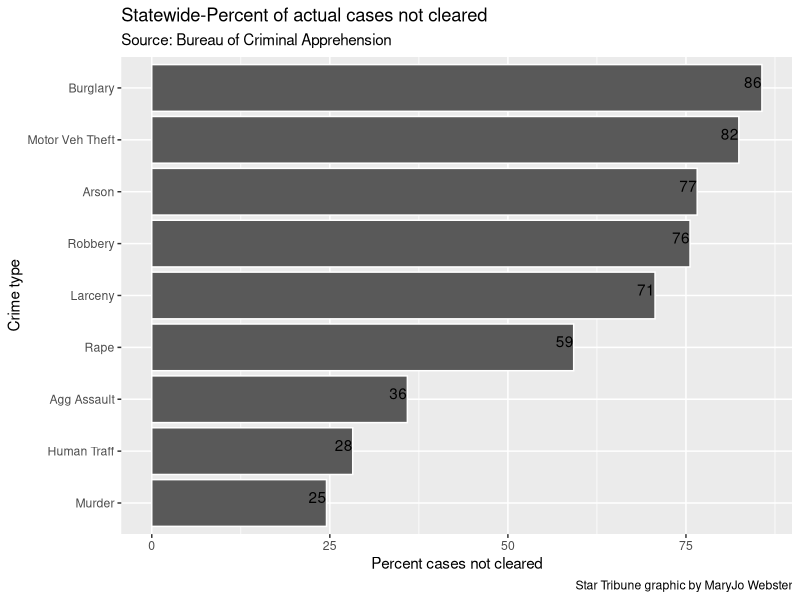
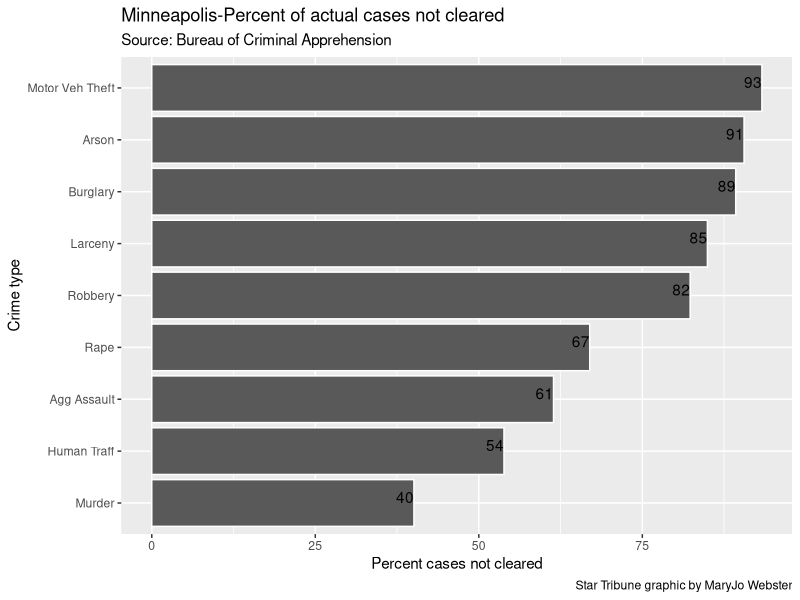
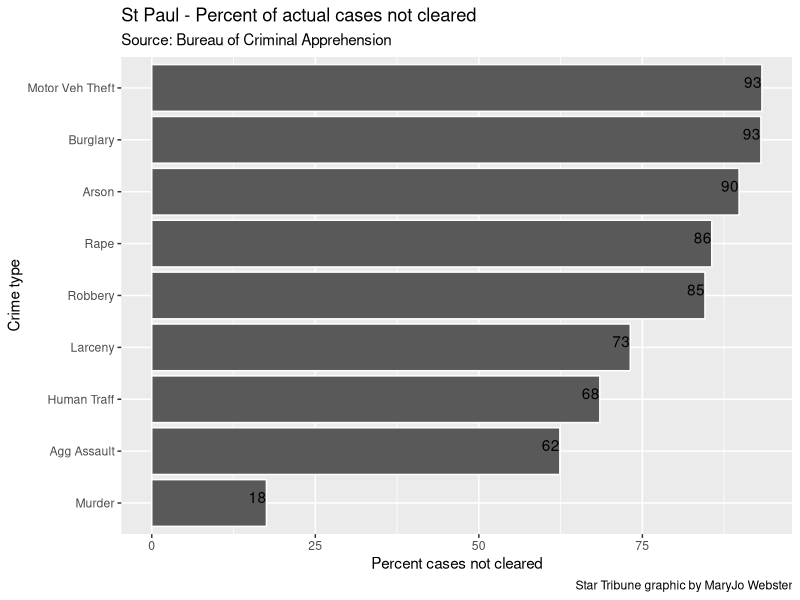

Here is the R script that generated these plots, in order:
## ---- chunk 1

#Data Source: MInnesota Bureau of Criminal Apprehension
#Requested summary data on all "major crimes" reported by each MN law enforcement agency
#timeframe: 2010 to 2016
#this data was requested at the start of the Denied Justice work; 2017 wasn't yet available
#Crimes included: murder, rape, robbery, aggrevated assault, human trafficking, burglary, larceny, motor vehicle theft and arson
#For each crime, data shows: number of incidents reported, number deemed unfounded, "actual" (total reported minus unfounded) and the number cleared
#Cleared cases could be from any year; they are listed in the year they are cleared



# load required packages
library(readr)
library(dplyr)
library(ggplot2)
library(lubridate)

#load data
bca_original <- read_csv("./data/BCA_majorcrimes.csv")

#check that we have all the years we wanted
bca_original %>%
  group_by(ReportingYear)%>%
  summarise(count= n())
## ---- chunk 2
#populate the "report fields" -- report= actual+unfounded
bca_original <- bca_original %>%
  select(1:31)%>%
  mutate(Reported_Murder=Unf_Murder+Actual_Murder)%>%
   mutate(Reported_Rape=Unf_Rape+Actual_Rape)%>%
   mutate(Reported_Robbery=Unf_Robbery+Actual_Robbery)%>%
   mutate(Reported_AggAssault=Unf_AggAssault+Actual_AggAssault)%>%
   mutate(Reported_HumanTraff=Unf_HumanTraff+Actual_HumanTraff)%>%
   mutate(Reported_Burglary=Unf_Burglary+Actual_Burglary)%>%
  mutate(Reported_Larceny=Unf_Larceny+Actual_Larceny)%>%
   mutate(Reported_MotorVehTheft=Unf_MotorVehTheft+Actual_MotorVehTheft)%>%
   mutate(Reported_Arson=Unf_Arson+Actual_Arson)

## ---- chunk 3



#split out each crime into separate dataframes; including the first four columns for each
#rename columns in each
murder <- select(bca_original, 1:4, 5, 14,23,32)%>% mutate(crimetype="Murder")

names(murder)[names(murder)=="Unf_Murder"] <- "unfounded"
names(murder)[names(murder)=="Actual_Murder"] <- "actual"
names(murder)[names(murder)=="Cleared_Murder"] <- "cleared"
names(murder)[names(murder)=="Reported_Murder"] <- "reported"



rape <- select(bca_original, 1:4, 6,15,24,33)%>% mutate(crimetype="Rape")

names(rape)[names(rape)=="Unf_Rape"] <- "unfounded"
names(rape)[names(rape)=="Actual_Rape"] <- "actual"
names(rape)[names(rape)=="Cleared_Rape"] <- "cleared"
names(rape)[names(rape)=="Reported_Rape"] <- "reported"


robbery <- select(bca_original, 1:4, 7,16,25,34)%>% mutate(crimetype="Robbery")

names(robbery)[names(robbery)=="Unf_Robbery"] <- "unfounded"
names(robbery)[names(robbery)=="Actual_Robbery"] <- "actual"
names(robbery)[names(robbery)=="Cleared_Robbery"] <- "cleared"
names(robbery)[names(robbery)=="Reported_Robbery"] <- "reported"


aggassault <- select(bca_original, 1:4, 8,17,26,35)%>% mutate(crimetype="Agg Assault")


names(aggassault)[names(aggassault)=="Unf_AggAssault"] <- "unfounded"
names(aggassault)[names(aggassault)=="Actual_AggAssault"] <- "actual"
names(aggassault)[names(aggassault)=="Cleared_AggAssault"] <- "cleared"
names(aggassault)[names(aggassault)=="Reported_AggAssault"] <- "reported"


humantraff <- select(bca_original, 1:4, 9,18,27,36)%>% mutate(crimetype="Human Traff")

names(humantraff)[names(humantraff)=="Unf_HumanTraff"] <- "unfounded"
names(humantraff)[names(humantraff)=="Actual_HumanTraff"] <- "actual"
names(humantraff)[names(humantraff)=="Cleared_HumanTraff"] <- "cleared"
names(humantraff)[names(humantraff)=="Reported_HumanTraff"] <- "reported"


burglary <- select(bca_original, 1:4, 10,19,28,37)%>% mutate(crimetype="Burglary")

names(burglary)[names(burglary)=="Unf_Burglary"] <- "unfounded"
names(burglary)[names(burglary)=="Actual_Burglary"] <- "actual"
names(burglary)[names(burglary)=="Cleared_Burglary"] <- "cleared"
names(burglary)[names(burglary)=="Reported_Burglary"] <- "reported"


larceny <- select(bca_original, 1:4, 11,20,29,38)%>% mutate(crimetype="Larceny")

names(larceny)[names(larceny)=="Unf_Larceny"] <- "unfounded"
names(larceny)[names(larceny)=="Actual_Larceny"] <- "actual"
names(larceny)[names(larceny)=="Cleared_Larceny"] <- "cleared"
names(larceny)[names(larceny)=="Reported_Larceny"] <- "reported"


motorvehtheft <- select(bca_original, 1:4, 12,21,30,39)%>% mutate(crimetype="Motor Veh Theft")

names(motorvehtheft)[names(motorvehtheft)=="Unf_MotorVehTheft"] <- "unfounded"
names(motorvehtheft)[names(motorvehtheft)=="Actual_MotorVehTheft"] <- "actual"
names(motorvehtheft)[names(motorvehtheft)=="Cleared_MotorVehTheft"] <- "cleared"
names(motorvehtheft)[names(motorvehtheft)=="Reported_MotorVehTheft"] <- "reported"


arson <- select(bca_original, 1:4, 13,22,31,40)%>% mutate(crimetype="Arson")

names(arson)[names(arson)=="Unf_Arson"] <- "unfounded"
names(arson)[names(arson)=="Actual_Arson"] <- "actual"
names(arson)[names(arson)=="Cleared_Arson"] <- "cleared"
names(arson)[names(arson)=="Reported_Arson"] <- "reported"


#merge rows together 

crimes <- rbind(murder,rape, robbery, motorvehtheft, larceny, humantraff, burglary, arson, aggassault)



#collapse years 
crimes_allyrs <- crimes %>% group_by(AgencyORI, AgencyLongName, CountyName, crimetype)%>%
  summarise(unf=sum(unfounded), act=sum(actual), clear=sum(cleared), report=sum(reported))

#remove uneeded data frames from environment
rm(murder)
rm(rape)
rm(robbery)
rm(aggassault)
rm(humantraff)
rm(larceny)
rm(motorvehtheft)
rm(arson)
rm(burglary)




## ---- chunk 4
#calculate clearance rate -- cleared/actual
#caclulate nothing_count - number of reports where it wasn't cleared (includes unfoundeds)
#calculate nothing_rate - percent of reports where it was deemed unfounded or it wasn't cleared
#notclear_rate is the opposite of clearance rate - how many cases were not cleared (doesn't count unfoundeds)
crimes_allyrs <- crimes_allyrs %>% mutate(clear_rate = (clear/act)*100)%>%
  mutate(nothing_count = report-clear)%>%
  mutate(nothing_rate = (nothing_count/report)*100)%>%
  mutate(notcleared = act-clear) %>%
  mutate(notclear_rate =((act-clear)/act)*100) #ignores unfoundeds

#agencies with 50 or more rapes over all the years, sorted by their not cleared rate
crimes_allyrs %>% 
  filter(crimetype=="Rape", report>=50)%>%
  select(AgencyLongName, report, unf, notclear_rate,nothing_rate)%>% 
  arrange(desc(notclear_rate))
## ---- chunk 5
#get a statewide summary for each crime type

statewide <- crimes_allyrs %>%
  group_by(crimetype)%>%
  summarise(unf_a=sum(unf), act_a=sum(act), clear_a=sum(clear), report_a=sum(report), notclear= sum(notcleared))%>%
  mutate(notclearrt = (notclear/act_a)*100)%>%
  arrange(desc(notclearrt))

print(statewide)
## ---- chunk 6

#set the order of the bars (the crime types) based on the value field
statewide$crimetype <- factor(statewide$crimetype, levels = statewide$crimetype[order(statewide$notclearrt)])

#create a chart showing statewide "not cleared" rates for each crime type (all years)
state_chart1 <- ggplot(statewide, aes(x=crimetype, y=notclearrt))+
  geom_bar(stat = "identity", color = "white") +
  coord_flip() +
  geom_text(
    aes(label = round(notclearrt,0), hjust=1),
    position = "identity",
    vjust = 0)+
  labs(title = "Statewide-Percent of actual cases not cleared", 
       subtitle = "Source: Bureau of Criminal Apprehension",
       caption = "Star Tribune graphic by MaryJo Webster",
       x="Crime type",
       y="Percent cases not cleared")
  
plot(state_chart1) 
## ---- chunk 7
#minneapolis- not cleared rates for each crime type (across all years)

crimes_allyrs %>%
  filter(AgencyLongName=="Minneapolis Police Dept")%>%
  select(crimetype, notclear_rate, nothing_rate)%>%
  arrange(desc(nothing_rate))
## ---- chunk 8
mpls_chart_data <- crimes_allyrs %>%
  filter(AgencyLongName=="Minneapolis Police Dept")%>%
  select(crimetype, notclear_rate, nothing_rate)%>%
  arrange(desc(nothing_rate))

#set the order of the bars (the crime types) based on the value field
mpls_chart_data$crimetype <- factor(mpls_chart_data$crimetype, levels = mpls_chart_data$crimetype[order(mpls_chart_data$notclear_rate)])

#create a chart for Minneapolis
mpls_chart1 <- ggplot(mpls_chart_data, aes(x=crimetype, y=notclear_rate))+
  geom_bar(stat = "identity", color = "white") +
  coord_flip() +
  geom_text(
    aes(label = round(notclear_rate,0), hjust=1),
    position = "identity",
    vjust = 0)+
  labs(title = "Minneapolis-Percent of actual cases not cleared", 
       subtitle = "Source: Bureau of Criminal Apprehension",
       caption = "Star Tribune graphic by MaryJo Webster",
       x="Crime type",
       y="Percent cases not cleared")
  
plot(mpls_chart1) 
## ---- chunk 9

#st paul
crimes_allyrs %>%
  filter(AgencyLongName=="St Paul Police Dept")%>%
  select(crimetype, notclear_rate, nothing_rate)%>%
  arrange(desc(nothing_rate))
## ---- chunk 10
stpaul_chart_data <- crimes_allyrs %>%
  filter(AgencyLongName=="St Paul Police Dept")%>%
  select(crimetype, notclear_rate, nothing_rate)%>%
  arrange(desc(nothing_rate))

#set the order of the bars (the crime types) based on the value field
stpaul_chart_data$crimetype <- factor(stpaul_chart_data$crimetype, levels = stpaul_chart_data$crimetype[order(stpaul_chart_data$notclear_rate)])


stpaul_chart1 <- ggplot(stpaul_chart_data, aes(x=crimetype, y=notclear_rate))+
  geom_bar(stat = "identity", color = "white") +
  coord_flip() +
  geom_text(
    aes(label = round(notclear_rate,0), hjust=1),
    position = "identity",
    vjust = 0)+
  labs(title = "St Paul - Percent of actual cases not cleared", 
       subtitle = "Source: Bureau of Criminal Apprehension",
       caption = "Star Tribune graphic by MaryJo Webster",
       x="Crime type",
       y="Percent cases not cleared")
  
plot(stpaul_chart1) 
## ---- chunk 11
#the top agencies, by number of reported rapes, across all years
crimes_allyrs %>% 
  filter(crimetype=="Rape")%>%
  select(AgencyLongName, report, act, clear, unf)%>% 
  arrange(desc(report))
  
## ---- chunk 12
#average number of rapes reported per year
crimes%>%
  filter(crimetype=="Rape")%>%
  group_by(AgencyLongName)%>%
  summarise(avg=mean(actual))%>%
  arrange(desc(avg))
## ---- chunk 13
#total number of rapes reported in 2016, by agency
crimes %>%
  filter(crimetype=="Rape", ReportingYear=="2016")%>%
  select(AgencyLongName, ReportingYear, reported)%>%
  arrange(desc(reported))
## ---- chunk 14
#total number of actual cases by crime type (all years)
crimes_allyrs%>%
  group_by(crimetype)%>%
  summarise(sum=sum(act)) %>% 
  arrange(desc(sum))
## ---- chunk 15
#total number of rapes reported in 2016 (and deemed actual)
crimes%>%
  filter(crimetype=="Rape", ReportingYear=="2016")%>%
  summarise(sum=sum(actual))
## ---- chunk 16
crimes%>%
  filter(crimetype=="Rape")%>%
  group_by(ReportingYear) %>% 
  summarise(sum=sum(actual))
## ---- chunk 17
crimes%>%filter(ReportingYear=="2016")%>%group_by(crimetype)%>%summarise(rept=sum(actual)) %>% arrange(desc(rept))
## ---- chunk 18
clear_rates <- crimes%>%filter(ReportingYear=="2016")%>%group_by(crimetype)%>%summarise(cleared=sum(cleared), rept=sum(actual))
write.csv(clear_rates, "clear_rates_mn.csv")

clear_rates_15  <- crimes%>%filter(ReportingYear=="2015")%>%group_by(crimetype)%>%summarise(cleared=sum(cleared), rept=sum(actual))
write.csv(clear_rates_15, "clear_rates_mn_15.csv")
## ---- chunk 19
rape_statewide_rates <- crimes%>%filter(crimetype=="Rape")%>%group_by(ReportingYear)%>%summarise(unf=sum(unfounded), act=sum(actual), clr=sum(cleared), rpt=sum(reported))
write.csv(rape_statewide_rates, "rape_statewide_rate.csv")
